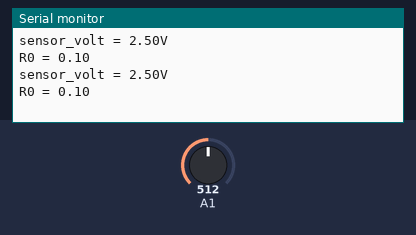
The sketch below on a simulated Arduino Uno, built with avr-gcc and run on an emulated ATmega328P. Parts: the last lines printed to the serial monitor. Inputs (shaded band) come from the test bench; at power-on: A1 = 512.

Above: at 1.2 s.
1.3 s: A1 set to 0
At 2.9 s:
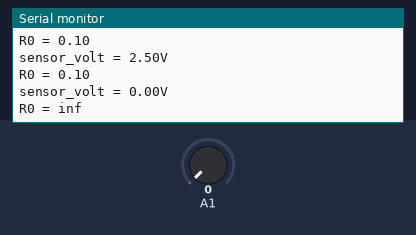
4.3 s: A1 set to 110
At 5.5 s:
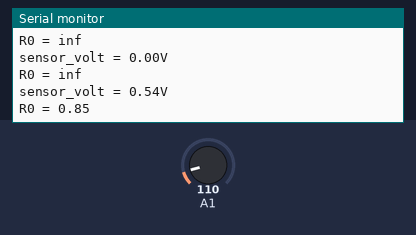
Timing chart, 0 to 7.3 s (numbered marks = the images above; inputs shaded):
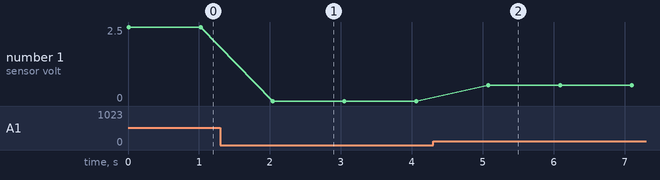

The sketch:

MQ_RO_test.ino
```cpp
void setup() {
  Serial.begin(9600);
}

void loop() {
  float sensor_volt;
  float RS_air; //  Get the value of RS via in a clear air
  float R0;  // Get the value of R0 via in H2
  float sensorValue;

/*--- Get a average data by testing 100 times ---*/
    for(int x = 0 ; x < 100 ; x++)
  {
    sensorValue = sensorValue + analogRead(A1);
  }
  sensorValue = sensorValue/100.0;
/*-----------------------------------------------*/

  sensor_volt = sensorValue/1024*5.0;
  RS_air = (5.0-sensor_volt)/sensor_volt; // omit *RL
  R0 = RS_air/9.8; // The ratio of RS/R0 is 9.8 in a clear air from Graph (Found using WebPlotDigitizer)

  Serial.print("sensor_volt = ");
  Serial.print(sensor_volt);
  Serial.println("V");

  Serial.print("R0 = ");
  Serial.println(R0);
  delay(1000);

}
```

Measured:
- after the input at 1.3 s, the serial monitor: prints a new line after 0.74 s (image 1)
- after the input at 4.3 s, the serial monitor: prints a new line after 0.78 s (image 2)
- plotted number 1: 0 → 0.54 after the input at 4.3 s
